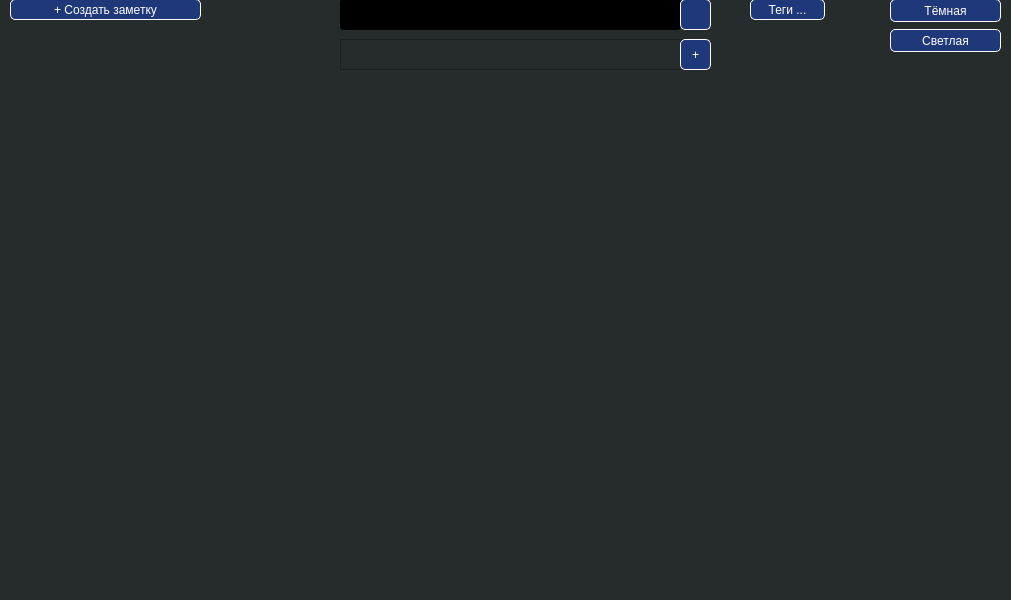
<?xml version="1.0" encoding="UTF-8"?>
<ui version="4.0">
 <class>MainWindow</class>
 <widget class="QMainWindow" name="MainWindow">
  <property name="geometry">
   <rect>
    <x>0</x>
    <y>0</y>
    <width>1011</width>
    <height>600</height>
   </rect>
  </property>
  <property name="windowTitle">
   <string>MainWindow</string>
  </property>
  <property name="styleSheet">
   <string notr="true">
QWidget {
    background-color: #262B2B;
}

QPushButton {
    background-color: #1F387A;
    color: white;
    font-size: 12px;
    border: 1px solid #FFFFFF;
    border-radius: 5;
}

QPushButton#start_button {
    background-color: #1F387A;
    color: white;
    font-size: 12px;
}

QLineEdit {
    background-color: #000000;
    color: #FFFFFF;
}

QSpinBox {
    background-color: #000000;
    color: #FFFFFF;
}

QComboBox {
    background-color: #000000;
    color: #FFFFFF;
    border-radius: 3;
}

QComboBox QAbstractItemView{
    background-color: black;
    color: white;
    selection-background-color: #525252;
}

QComboBox QAbstractItemView::item{
    background-color: black;
    color: white;
    selection-background-color: #525252;
}

QComboBox QAbstractItemView::item::selected{
    background-color: #1F387A;
    border: 1px solid gray;
}

QScrollBar::vertical{
    background-color: #1F387A;
    border: 2px solid gray;
}

QLabel {
    background-color: #262B2B;
    color: #FFFFFF;
}

QTextEdit {
    background-color: black;
    color: #FFFCCF;
    border: 1px solid white;
    border-radius: 3;
}

QPushButton::pressed {
    background-color: #13224A;
    color: white;
    font: 12 px;
}</string>
  </property>
  <widget class="QWidget" name="centralwidget">
   <widget class="QWidget" name="gridLayoutWidget">
    <property name="geometry">
     <rect>
      <x>0</x>
      <y>-1</y>
      <width>1011</width>
      <height>91</height>
     </rect>
    </property>
    <layout class="QGridLayout" name="gridLayout">
     <item row="0" column="0">
      <widget class="QWidget" name="frm_tools" native="true">
       <property name="styleSheet">
        <string notr="true"/>
       </property>
       <widget class="QPushButton" name="btn_theme_dark">
        <property name="geometry">
         <rect>
          <x>890</x>
          <y>0</y>
          <width>111</width>
          <height>23</height>
         </rect>
        </property>
        <property name="text">
         <string>Тёмная</string>
        </property>
       </widget>
       <widget class="QPushButton" name="btn_theme_light">
        <property name="geometry">
         <rect>
          <x>890</x>
          <y>30</y>
          <width>111</width>
          <height>23</height>
         </rect>
        </property>
        <property name="text">
         <string>Светлая</string>
        </property>
       </widget>
       <widget class="QLineEdit" name="line_edit_search">
        <property name="geometry">
         <rect>
          <x>340</x>
          <y>0</y>
          <width>341</width>
          <height>31</height>
         </rect>
        </property>
       </widget>
       <widget class="QPushButton" name="btn_search">
        <property name="geometry">
         <rect>
          <x>680</x>
          <y>0</y>
          <width>31</width>
          <height>31</height>
         </rect>
        </property>
        <property name="text">
         <string/>
        </property>
       </widget>
       <widget class="QFrame" name="frm_tags">
        <property name="geometry">
         <rect>
          <x>340</x>
          <y>40</y>
          <width>341</width>
          <height>31</height>
         </rect>
        </property>
        <property name="frameShape">
         <enum>QFrame::StyledPanel</enum>
        </property>
        <property name="frameShadow">
         <enum>QFrame::Raised</enum>
        </property>
       </widget>
       <widget class="QPushButton" name="btn_tag_add">
        <property name="geometry">
         <rect>
          <x>680</x>
          <y>40</y>
          <width>31</width>
          <height>31</height>
         </rect>
        </property>
        <property name="text">
         <string>+</string>
        </property>
       </widget>
       <widget class="QPushButton" name="btn_create_note">
        <property name="geometry">
         <rect>
          <x>10</x>
          <y>0</y>
          <width>191</width>
          <height>21</height>
         </rect>
        </property>
        <property name="text">
         <string>+ Создать заметку</string>
        </property>
       </widget>
       <widget class="QPushButton" name="btn_tags">
        <property name="geometry">
         <rect>
          <x>750</x>
          <y>0</y>
          <width>75</width>
          <height>21</height>
         </rect>
        </property>
        <property name="text">
         <string>Теги ...</string>
        </property>
       </widget>
      </widget>
     </item>
    </layout>
   </widget>
   <widget class="QWidget" name="gridLayoutWidget_2">
    <property name="geometry">
     <rect>
      <x>0</x>
      <y>90</y>
      <width>1011</width>
      <height>481</height>
     </rect>
    </property>
    <layout class="QGridLayout" name="gridLayout_2">
     <item row="0" column="0">
      <widget class="QWidget" name="frm_notes" native="true"/>
     </item>
    </layout>
   </widget>
  </widget>
  <widget class="QMenuBar" name="menubar">
   <property name="geometry">
    <rect>
     <x>0</x>
     <y>0</y>
     <width>1011</width>
     <height>21</height>
    </rect>
   </property>
  </widget>
  <widget class="QStatusBar" name="statusbar"/>
 </widget>
 <resources>
  <include location="resources.qrc"/>
 </resources>
 <connections/>
</ui>
